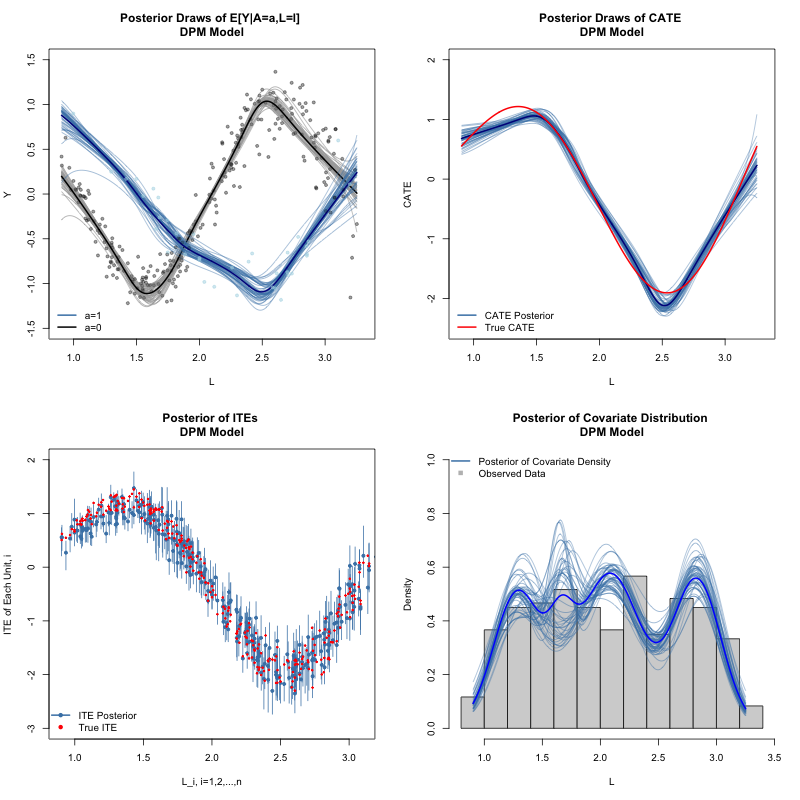

R code for this plot:
library(rstan)
library(scales)

n <- 300 
set.seed(3)

l = seq(1,pi, length.out = n) + rnorm(n,0,.1) # confounder
a = rbinom(n, 1, plogis( -2 + .1*l) )
y0 = rnorm( n = length(l), sin(3*l), .1*l)
y1 = rnorm( n = length(l), sin(2*l) + .5*(y0 - sin(3*l)), .07*l)

y = a*y1 + (1-a)*y0

d = data.frame(y = y,
               a = a,
               l = l)

# plot(l, y0)
# points(l, y1, col='red')
# plot(l, y, col=ifelse(a==0, 'black','red'))

## load stan model
model = stan_model("dpm_example.stan")

n_1 = sum(d$a)
n_0 = n - n_1

grid = seq(min(d$l), max(d$l), length.out=1000)

## data to pass to Stan
stan_data = list(n=n, n_1 = n_1, n_0=n_0,
                 y_1 = d$y[d$a==1], 
                 l_1 = d$l[d$a==1], 
                 y_0 = d$y[d$a==0],
                 l_0 = d$l[d$a==0],
                 ## for plotting regression line
                 l_test = grid,
                 N_test = length(grid),
                 K = 10)

## run Stan model
fit = sampling(model, seed=3,data = stan_data, iter = 2000, warmup=1000, chains = 1)

## extract posterior draws of E[Y|X] for each X in test set.
post1 = extract(fit, pars= c('cond_mean_y_a1') )$cond_mean_y_a1
post0 = extract(fit, pars= c('cond_mean_y_a0') )$cond_mean_y_a0


png("dpm_example.png", width=800, height=800)
par(mfrow=c(2,2))

plot(d$l[d$a==0], d$y[d$a==0], xlim=c(.9,3.3), pch=20,col=alpha('black',alpha=.2),
     xlab='L', ylab='Y', ylim=c(-1.5,1.5), 
     main='Posterior Draws of E[Y|A=a,L=l] \nDPM Model')

legend('bottomleft', 
       legend=c('a=1','a=0'),
       col = c('steelblue','black'), bty='n', lty=1, lwd=2 )

for(j in 1:50){
  lines(grid, post0[100+j,], col=alpha('darkgray',alpha=.8), pch=20)
}
lines(grid, apply(post0,2,mean), col='black', lwd=2) 

for(j in 1:50){
  lines(grid, post1[100+j,], col=alpha('steelblue',alpha=.5), pch=20)
}
lines(grid, apply(post1,2,mean), col='darkblue', lwd=2) 

points(d$l[d$a==1], d$y[d$a==1], col=alpha('lightblue',alpha=.5),, pch=20)
points(d$l[d$a==0], d$y[d$a==0], col=alpha('black',alpha=.2),, pch=20)


cate = post1 - post0
post_mean_cate = apply(cate,2,mean)
plot(grid, post_mean_cate, xlim=c(.9,3.3), type='l',col='black',
     xlab='L', ylab='CATE', ylim=c(-2.5,2), 
     main='Posterior Draws of CATE \nDPM Model')

for(j in 1:50){
  lines(grid, cate[100+j,], col=alpha('steelblue',alpha=.5), pch=20)
}
lines(grid, post_mean_cate, col='darkblue', lwd=2)
lines(grid, sin(2*grid)-sin(3*grid), col='red', lwd=2)

legend('bottomleft', 
       legend=c('CATE Posterior','True CATE'),
       col = c('steelblue','red'), bty='n', lty=1, lwd=2 )

y1_m = extract(fit, pars= c('y_1m') )$y_1m
y0_m = extract(fit, pars= c('y_0m') )$y_0m

ite_1 = apply(y0_m, 1, function(x) d$y[d$a==1] - x )
ite_0 = apply(y1_m, 1, function(x) x - d$y[d$a==0])
ite = matrix(NA, nrow=n, ncol=1000)
ite[d$a==1, ] = ite_1
ite[d$a==0, ] = ite_0

plot(d$l, apply(ite, 1, mean), ylim=c(-3,2), col='steelblue', pch=20, 
     xlim = c(.9, 3.1), 
     xlab = 'L_i, i=1,2,...,n', ylab='ITE of Each Unit, i',
     main = 'Posterior of ITEs \nDPM Model')
lwr = apply(ite, 1, quantile, prob=.05)
upr = apply(ite, 1, quantile, prob=.95)
segments(d$l, lwr, d$l, upr, col='steelblue')

ite_true = y1 - y0
points(d$l,ite_true, pch=20, col='red',cex=.5)

legend('bottomleft', 
       legend=c('ITE Posterior','True ITE'),
       col = c('steelblue','red'), bty='n', 
       lty=c(1,NA), lwd=c(2,NA), pch=c(20, 20)  )

postl = extract(fit, pars= c('cond_density_l') )$cond_density_l

hist(d$l, freq=F, ylim=c(0,1), 
     main='Posterior of Covariate Distribution \nDPM Model', 
     xlab='L')
for(j in 1:50){
  lines(grid, postl[100+j,], col=alpha('steelblue',alpha=.5), pch=20)
}
lines(grid, apply(postl,2, mean), col='blue', lwd=2)

legend('topleft', 
       legend=c('Posterior of Covariate Density','Observed Data'),
       col = c('steelblue','gray'), bty='n', 
       lty=c(1,NA), lwd=c(2,NA), pch=c(NA, 15)  )

dev.off()

